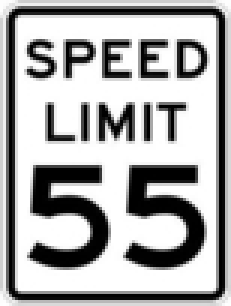
#> input picture sign_speed-50.jpg, 77 x 102 px (shown 3 times larger)
$ python edge_01.py sign_speed-50.jpg
#> lines starting #> are read from the running program, lines starting #| are printed output that depends on the picture; after the words box and inside, x2 and y2 are one past the last pixel; in counts of white or black regions, pixels touching at a corner belong together
### video.py
#!/usr/bin/env python

'''
Video capture sample.

Sample shows how VideoCapture class can be used to acquire video
frames from a camera of a movie file. Also the sample provides
an example of procedural video generation by an object, mimicking
the VideoCapture interface (see Chess class).

'create_capture' is a convenience function for capture creation,
falling back to procedural video in case of error.

Usage:
    video.py [--shotdir <shot path>] [source0] [source1] ...'

    sourceN is an
     - integer number for camera capture
     - name of video file
     - synth:<params> for procedural video

Synth examples:
    synth:bg=../data/lena.jpg:noise=0.1
    synth:class=chess:bg=../data/lena.jpg:noise=0.1:size=640x480

Keys:
    ESC    - exit
    SPACE  - save current frame to <shot path> directory

'''

# Python 2/3 compatibility
from __future__ import print_function

import numpy as np
from numpy import pi, sin, cos

import cv2 as cv

# built-in modules
from time import clock

# local modules
from tst_scene_render import TestSceneRender
import common

class VideoSynthBase(object):
    # [14 lines left out: function __init__, not called in this run]

    def render(self, dst):
        pass

    # [15 lines left out: function read, not called in this run]

    def isOpened(self):
        return True

class Book(VideoSynthBase):
    # [11 lines left out: functions __init__, read, not called in this run]

class Cube(VideoSynthBase):
    def __init__(self, **kw):
        super(Cube, self).__init__(**kw)
        self.render = TestSceneRender(cv.imread('../data/pca_test1.jpg'), deformation = True,  speed = 1)

    # [5 lines left out: function read, not called in this run]

class Chess(VideoSynthBase):
    # [45 lines left out: functions __init__, draw_quads, render, not called in this run]


classes = dict(chess=Chess, book=Book, cube=Cube)

presets = dict(
    empty = 'synth:',
    lena = 'synth:bg=../data/lena.jpg:noise=0.1',
    chess = 'synth:class=chess:bg=../data/lena.jpg:noise=0.1:size=640x480',
    book = 'synth:class=book:bg=../data/graf1.png:noise=0.1:size=640x480',
    cube = 'synth:class=cube:bg=../data/pca_test1.jpg:noise=0.0:size=640x480'
)


def create_capture(source = 0, fallback = presets['chess']):
    '''source: <int> or '<int>|<filename>|synth [:<param_name>=<value> [:...]]'
    '''
    source = str(source).strip()
    chunks = source.split(':')
    # handle drive letter ('c:', ...)
    if len(chunks) > 1 and len(chunks[0]) == 1 and chunks[0].isalpha():
        chunks[1] = chunks[0] + ':' + chunks[1]
        del chunks[0]

    source = chunks[0]
    try: source = int(source)
    except ValueError: pass
    params = dict( s.split('=') for s in chunks[1:] )

    cap = None
    if source == 'synth':
        Class = classes.get(params.get('class', None), VideoSynthBase)
        try: cap = Class(**params)
        except: pass
    else:
        cap = cv.VideoCapture(source)
        if 'size' in params:
            w, h = map(int, params['size'].split('x'))
            cap.set(cv.CAP_PROP_FRAME_WIDTH, w)
            cap.set(cv.CAP_PROP_FRAME_HEIGHT, h)
    if cap is None or not cap.isOpened():
        print('Warning: unable to open video source: ', source)
        if fallback is not None:
            return create_capture(fallback, None)
    return cap

# [30 lines that do not run on import are left out]

### edge_01.py
#!/usr/bin/env python

'''
This sample demonstrates Canny edge detection.

Usage:
  edge.py [<video source>]

  Trackbars control edge thresholds.

'''

# Python 2/3 compatibility
from __future__ import print_function

#from picamera import PiCamera
#from time import sleep
import cv2 as cv
import numpy as np

# relative module
import video

# built-in module
import sys


if __name__ == '__main__':
    print(__doc__)

    try:
        fn = sys.argv[1]
    except:
        fn = 0

    def nothing(*arg):
        pass

    cv.namedWindow('edge')
    cv.createTrackbar('thrs1', 'edge', 2000, 5000, nothing)
    cv.createTrackbar('thrs2', 'edge', 4000, 5000, nothing)

    cap = video.create_capture(fn)
    while True:
        flag, img = cap.read()
#> img is the input picture: shape (102, 77, 3); min 0, max 255, mean 172.9
	#flag, img = PiCamera().start_preview()
        gray = cv.cvtColor(img, cv.COLOR_BGR2GRAY)
        thrs1 = cv.getTrackbarPos('thrs1', 'edge')
        thrs2 = cv.getTrackbarPos('thrs2', 'edge')
        edge = cv.Canny(gray, thrs1, thrs2, apertureSize=5)
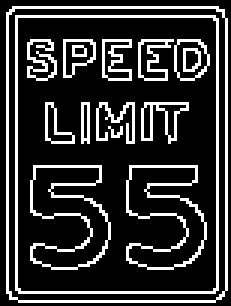
#> edge: shape (102, 77) (shown 3 times larger); 19.7% white in thin lines or dots
        vis = img.copy()
        vis = np.uint8(vis/2.)
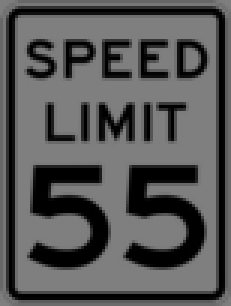
#> vis: shape (102, 77, 3) (shown 3 times larger); min 0, max 127, mean 86.1
        vis[edge != 0] = (0, 255, 0)
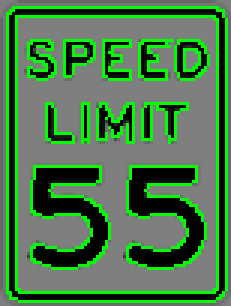
#> vis: shape (102, 77, 3) (shown 3 times larger); 19.7% of pixels changed, all inside (x1, y1, x2, y2) = (2, 2, 76, 101)
#        cv.imshow('edge', vis)
        cv.imshow('edge', edge)
        ch = cv.waitKey(5)
#> (key Esc is pressed here)
        if ch == 27:
            break
    cv.destroyAllWindows()

$ run again, on frame.png
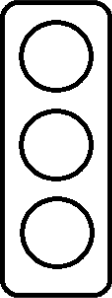
#> input picture frame.png, 112 x 298 px
#> img is the input picture: shape (298, 112, 3); min 0, max 255, mean 202.4
#> `edge = cv.Canny(gray, thrs1, thrs2, apertureSize=5)`:
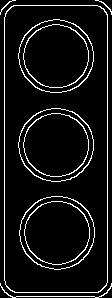
#> edge: shape (298, 112); 7.5% white in thin lines or dots
#> `vis[edge != 0] = (0, 255, 0)`:
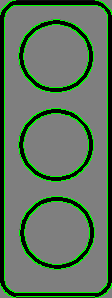
#> vis: shape (298, 112, 3); mean B, G, R 96.4, 115.5, 96.4
